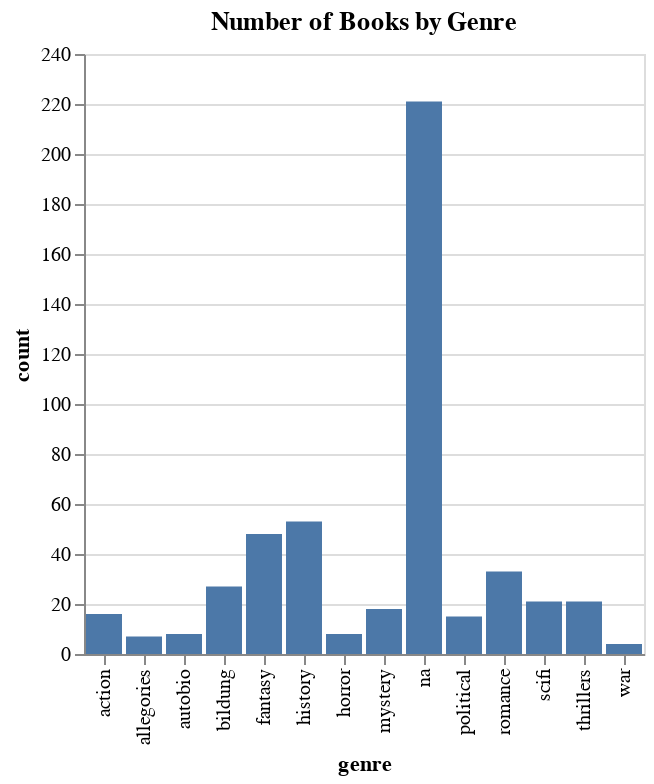

The cell this chart's notebook holds for it:
### Code cell
genre_count = goodreads_df['genre'].value_counts().reset_index()
genre_count.columns = ['genre', 'count']

bar_chart = alt.Chart(genre_count).mark_bar().encode(
    x='genre',
    y='count'
).properties(
    title='Number of Books by Genre'
)
bar_chart

### Figure 1 — Vega-Lite specification as saved in the notebook (floating-point values rounded to 4 significant figures)
{"config": {"view": {"continuousWidth": 300, "continuousHeight": 300}}, "data": {"name": "data-123bd14e76b596bb30cd946d99053017"}, "mark": {"type": "bar"}, "encoding": {"x": {"field": "genre", "type": "nominal"}, "y": {"field": "count", "type": "quantitative"}}, "title": "Number of Books by Genre", "$schema": "https://vega.github.io/schema/vega-lite/v5.8.0.json", "datasets": {"data-123bd14e76b596bb30cd946d99053017": [{"genre": "na", "count": 221}, {"genre": "history", "count": 53}, {"genre": "fantasy", "count": 48}, {"genre": "romance", "count": 33}, {"genre": "bildung", "count": 27}, {"genre": "scifi", "count": 21}, {"genre": "thrillers", "count": 21}, {"genre": "mystery", "count": 18}, {"genre": "action", "count": 16}, {"genre": "political", "count": 15}, {"genre": "horror", "count": 8}, {"genre": "autobio", "count": 8}, {"genre": "allegories", "count": 7}, {"genre": "war", "count": 4}]}}
